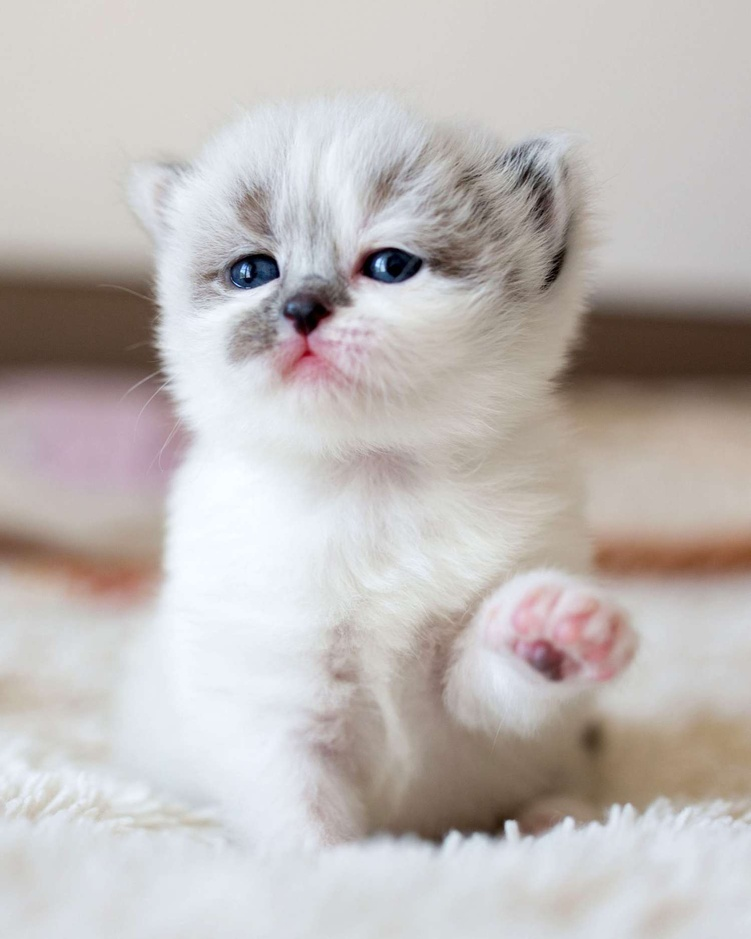
#> input picture cv_practice/cat.jpeg, 751 x 939 px, shrunk from 1500 x 1875 before the run
$ python 1.py
#> lines starting #> are read from the running program, lines starting #| are printed output that depends on the picture
import cv2
import matplotlib.pyplot as plt
import pandas as pd
import numpy as np
import seaborn as sns
import time

image = cv2.imread('cat.jpeg', cv2.IMREAD_COLOR)
#> image is the input picture: shape (939, 751, 3); mean B, G, R 184.1, 186.3, 192.2
cv2.imshow('result', image)
cv2.waitKey(0)
cv2.destroyAllWindows()

img_gray =cv2.cvtColor(image, cv2.COLOR_BGR2GRAY)
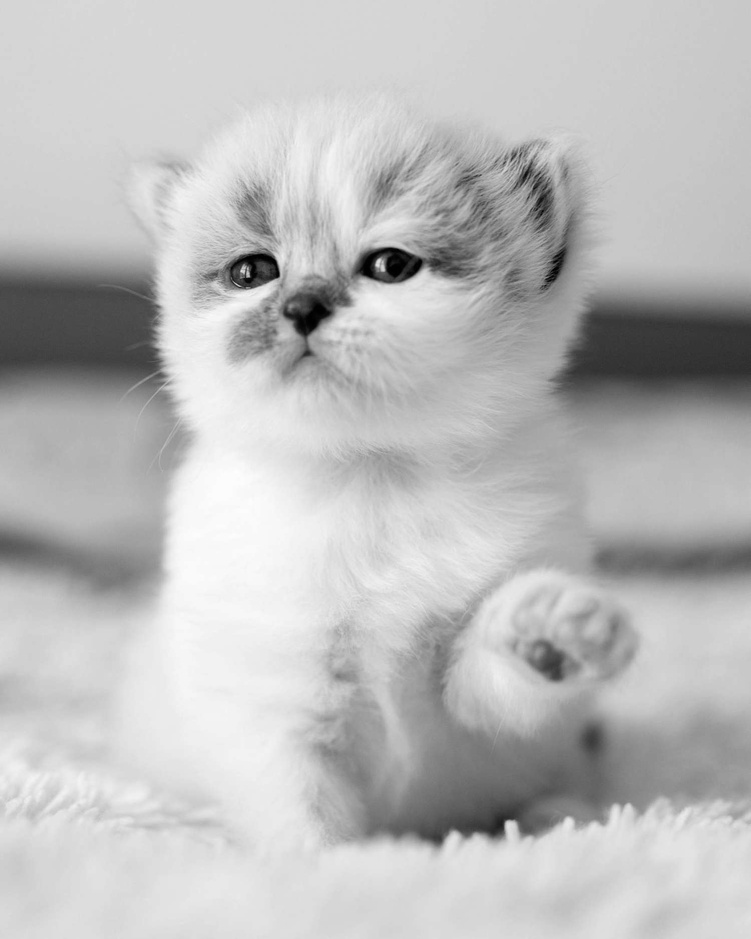
#> img_gray: shape (939, 751); min 0, max 254, mean 187.8
cv2.imshow('result_gray', img_gray)
cv2.waitKey(0)
